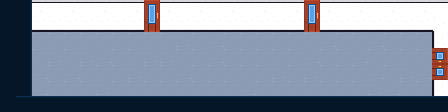

A level layout from a 2D game, rendered from its tile map. Below: a short description, then the map file with its tile-grid data intact:
An orthogonal 28x7 tile map with 16x16 px tiles, 1 tile layer (Tile Layer 1), 2 tilesets.

<map version="1.10" tiledversion="1.10.2" orientation="orthogonal" renderorder="right-down" width="28" height="7" tilewidth="16" tileheight="16" infinite="0" nextlayerid="2" nextobjectid="1">
 <tileset firstgid="1" source="hallway.tsx" />
 <tileset firstgid="49" source="hallway.tsx" />
 <layer id="1" name="Tile Layer 1" width="28" height="7">
  <data encoding="csv">
61,1610612805,73,75,73,75,73,75,73,78,73,75,73,75,73,75,73,75,73,78,73,75,73,75,73,75,73,75,
61,1610612805,80,80,80,80,80,80,80,77,80,80,80,80,80,80,80,80,80,77,80,80,80,80,80,80,80,85,
61,1610612805,91,91,91,91,91,91,91,91,91,1610612827,91,3221225563,91,91,91,91,91,91,3221225563,91,91,3221225563,91,91,91,2684354640,
61,1610612805,91,1610612827,91,1610612827,3221225563,91,91,1610612827,1610612827,91,91,3221225563,91,91,91,91,91,3221225563,91,91,3221225563,91,91,91,91,76,
61,1610612805,3221225563,91,3221225563,91,91,91,1610612827,91,91,3221225563,91,91,91,91,91,1610612827,91,1610612827,91,91,91,3221225563,91,1610612827,3221225563,1073741900,
61,1610612805,3221225563,91,91,91,1610612827,91,91,91,91,91,91,91,91,3221225563,91,91,91,91,91,91,91,1610612827,3221225563,91,91,2684354640,
61,2684354627,2684354627,2684354627,2684354627,2684354627,2684354627,2684354627,2684354627,2684354627,2684354627,2684354627,2684354627,2684354627,2684354627,2684354627,2684354627,2684354627,2684354627,2684354627,2684354627,2684354627,2684354627,2684354627,2684354627,2684354627,2684354627,2684354627
</data>
 </layer>
</map>